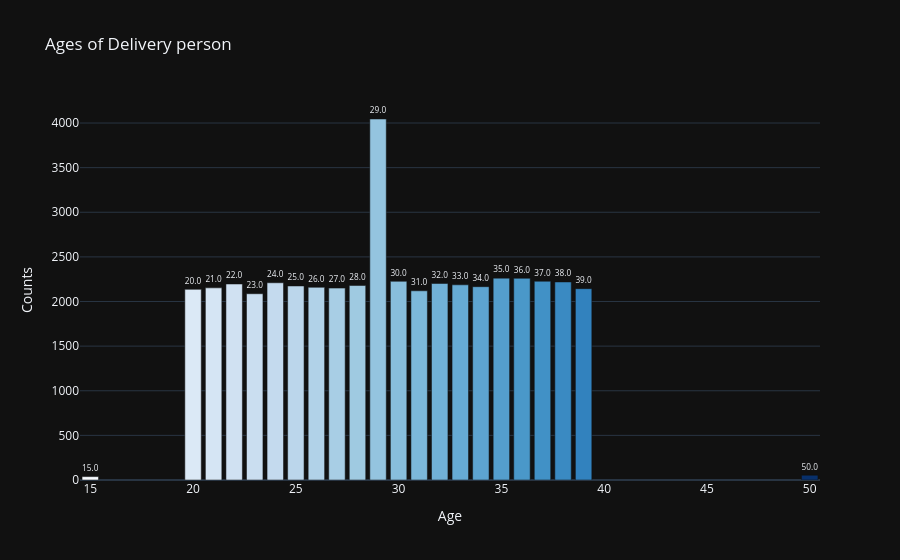

The cell this chart's notebook holds for it:
### Markdown cell above
## Univariate Analysis

### Code cell
age_counts = df['Delivery_person_Age'].value_counts(sort=False).reset_index().sort_values(by = 'count')
fig = px.bar(data_frame=age_counts, y='count', x='Delivery_person_Age', title="Ages of Delivery person",
            color='Delivery_person_Age',text='Delivery_person_Age',color_continuous_scale='blues',
             template="plotly_dark")
fig.update_traces(texttemplate='%{text:.3s}', textposition='outside')
fig.update_layout(xaxis_title = "Age", yaxis_title="Counts")
fig.update_coloraxes(showscale=False)
fig.show()

### Figure 1 — Plotly figure (JSON) as saved in the notebook; plotly's stock layout.template omitted (floating-point values rounded to 4 significant figures)
{"data": [{"hovertemplate": "Delivery_person_Age=%{marker.color}<br>count=%{y}<extra></extra>", "legendgroup": "", "marker": {"color": [15, 50, 23, 31, 20, 39, 27, 21, 26, 34, 25, 28, 33, 22, 32, 24, 38, 30, 37, 36, 35, 29], "coloraxis": "coloraxis", "pattern": {"shape": ""}}, "name": "", "orientation": "v", "showlegend": false, "text": [15.0, 50.0, 23.0, 31.0, 20.0, 39.0, 27.0, 21.0, 26.0, 34.0, 25.0, 28.0, 33.0, 22.0, 32.0, 24.0, 38.0, 30.0, 37.0, 36.0, 35.0, 29.0], "textposition": "outside", "texttemplate": "%{text:.3s}", "type": "bar", "x": [15, 50, 23, 31, 20, 39, 27, 21, 26, 34, 25, 28, 33, 22, 32, 24, 38, 30, 37, 36, 35, 29], "xaxis": "x", "y": [38, 53, 2087, 2120, 2136, 2144, 2150, 2153, 2159, 2166, 2174, 2179, 2187, 2196, 2202, 2210, 2219, 2226, 2227, 2260, 2262, 4045], "yaxis": "y"}], "layout": {"barmode": "relative", "coloraxis": {"colorbar": {"title": {"text": "Delivery_person_Age"}}, "colorscale": [[0, "rgb(247,251,255)"], [0.125, "rgb(222,235,247)"], [0.25, "rgb(198,219,239)"], [0.375, "rgb(158,202,225)"], [0.5, "rgb(107,174,214)"], [0.625, "rgb(66,146,198)"], [0.75, "rgb(33,113,181)"], [0.875, "rgb(8,81,156)"], [1, "rgb(8,48,107)"]], "showscale": false}, "legend": {"tracegroupgap": 0}, "title": {"text": "Ages of Delivery person"}, "xaxis": {"anchor": "y", "domain": [0, 1], "title": {"text": "Age"}}, "yaxis": {"anchor": "x", "domain": [0, 1], "title": {"text": "Counts"}}}}
